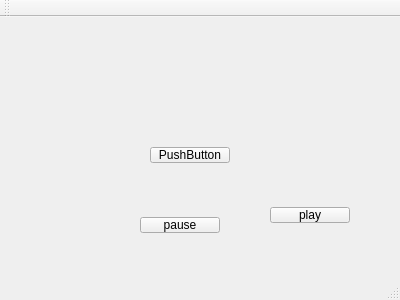
<?xml version="1.0" encoding="UTF-8"?>
<ui version="4.0">
 <class>MainWindow</class>
 <widget class="QMainWindow" name="MainWindow">
  <property name="geometry">
   <rect>
    <x>0</x>
    <y>0</y>
    <width>400</width>
    <height>300</height>
   </rect>
  </property>
  <property name="windowTitle">
   <string>MainWindow</string>
  </property>
  <widget class="QWidget" name="centralWidget">
   <widget class="QPushButton" name="pushButton">
    <property name="geometry">
     <rect>
      <x>150</x>
      <y>130</y>
      <width>80</width>
      <height>16</height>
     </rect>
    </property>
    <property name="text">
     <string>PushButton</string>
    </property>
   </widget>
   <widget class="QPushButton" name="pushButton_2">
    <property name="geometry">
     <rect>
      <x>140</x>
      <y>200</y>
      <width>80</width>
      <height>16</height>
     </rect>
    </property>
    <property name="text">
     <string>pause</string>
    </property>
   </widget>
   <widget class="QPushButton" name="pushButton_3">
    <property name="geometry">
     <rect>
      <x>270</x>
      <y>190</y>
      <width>80</width>
      <height>16</height>
     </rect>
    </property>
    <property name="text">
     <string>play</string>
    </property>
   </widget>
  </widget>
  <widget class="QMenuBar" name="menuBar">
   <property name="geometry">
    <rect>
     <x>0</x>
     <y>0</y>
     <width>400</width>
     <height>17</height>
    </rect>
   </property>
  </widget>
  <widget class="QToolBar" name="mainToolBar">
   <attribute name="toolBarArea">
    <enum>TopToolBarArea</enum>
   </attribute>
   <attribute name="toolBarBreak">
    <bool>false</bool>
   </attribute>
  </widget>
  <widget class="QStatusBar" name="statusBar"/>
 </widget>
 <layoutdefault spacing="6" margin="11"/>
 <resources/>
 <connections/>
</ui>
